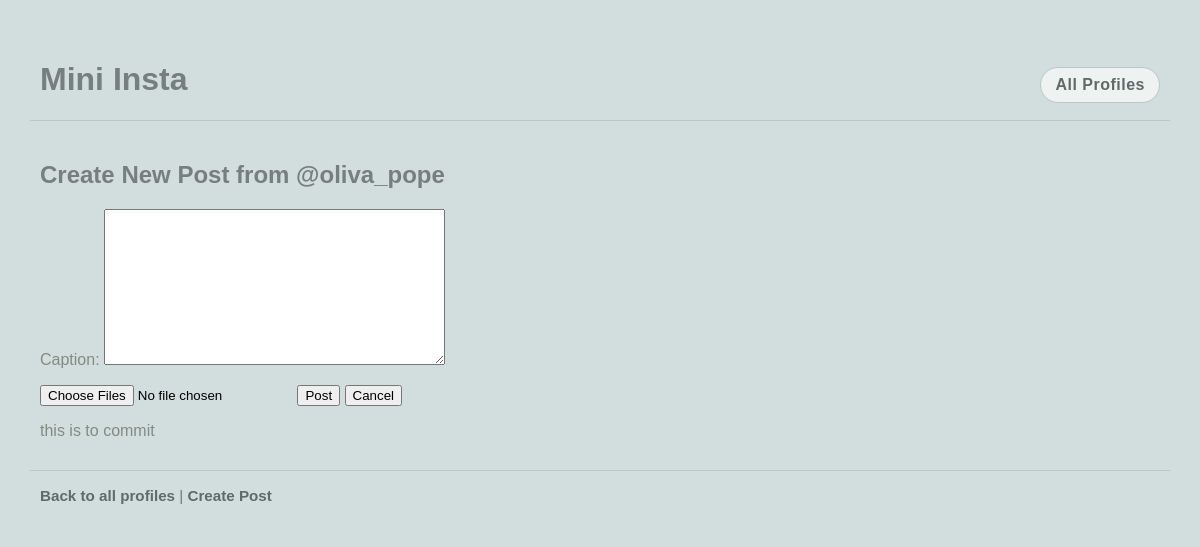
/mini_insta/profile/5/create_post, run on an earlier commit of the app's database.
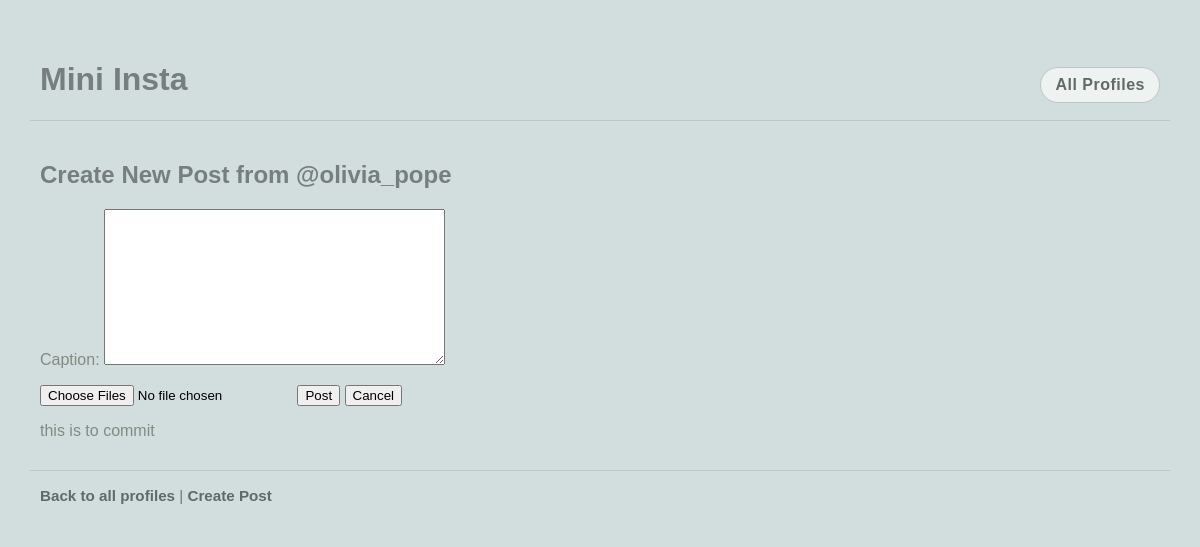
And on a later commit of the database.
### mini_insta/models.py (models this page shows, shortened)
class Profile(models.Model):
    username = models.TextField(blank=True)
    display_name = models.TextField(blank=True)
    profile_image_url = models.URLField(blank=True)
    bio_text = models.TextField(blank=True)
    join_date = models.DateField(auto_now_add=True)

### mini_insta/views.py (the view, shortened to what this page needs)
# urls.py: path('profile/<int:pk>/create_post', CreatePostView.as_view(), name='create_post'),
class CreatePostView(CreateView):
    form_class = CreatePostForm
    template_name = 'mini_insta/create_post_form.html'
    def get_context_data(self, **kwargs):
        context = super().get_context_data(**kwargs)
        pk = self.kwargs['pk']
        profile = Profile.objects.get(pk=pk)
        context['profile'] = profile
        return context

### mini_insta/forms.py
class CreatePostForm(forms.ModelForm):
    class Meta:
        model = Post
        fields = ['caption']

### mini_insta/templates/mini_insta/create_post_form.html (shortened to what this page needs)
{% extends 'mini_insta/base.html'%}
{% block content%}
<div class="content-container">
    <h2>Create New Post from @{{profile.username}}</h2>
    <form action="{%url 'create_post' profile.pk %}" method="POST" enctype="multipart/form-data">
        {{form.as_p}}
        <input type="file" name="files" multiple>
        <button type="submit">Post</button>
        <a href="{% url 'show_profile' profile.pk%}">
            <button type="button">Cancel</button>
        </a>
        <p> this is to commit </p>
    </form>
</div>
{%endblock%}

What changed in the data, as far as the page shows it:
changed Profile: username "oliva_pope" → "olivia_pope"
